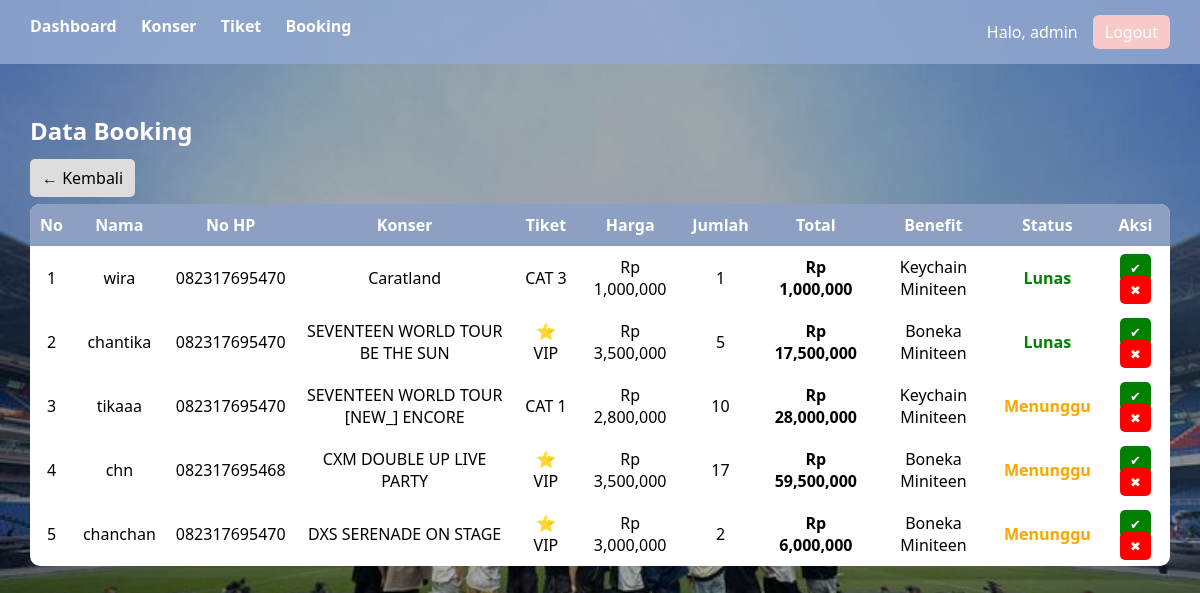
The page /admin/booking.php (signed in) on the database its author committed.
### tables this page shows
CREATE TABLE `booking` (
  `id_booking` int(11) NOT NULL,
  `nama` varchar(100) DEFAULT NULL,
  `no_hp` varchar(15) NOT NULL,
  `id_tiket` int(11) DEFAULT NULL,
  `jumlah` int(11) DEFAULT NULL,
  `total` int(11) DEFAULT NULL,
  `status` varchar(50) DEFAULT NULL
);

CREATE TABLE `konser` (
  `id_konser` int(11) NOT NULL,
  `nama_konser` varchar(100) DEFAULT NULL,
  `tanggal` date DEFAULT NULL,
  `lokasi` varchar(100) DEFAULT NULL,
  `gambar` varchar(255) DEFAULT NULL
);

CREATE TABLE `tiket` (
  `id_tiket` int(11) NOT NULL,
  `id_konser` int(11) DEFAULT NULL,
  `kategori` varchar(50) DEFAULT NULL,
  `harga` int(11) DEFAULT NULL,
  `stok` int(11) DEFAULT NULL,
  `benefit` text DEFAULT NULL
);

### admin/booking.php (the view, shortened to what this page needs)
<?php
include "koneksi.php";
?>
<!DOCTYPE html>
<html>
<head>
</head>
<body>
<div class="overlay">
<div class="navbar">
<div class="menu">
<a href="dashboard.php">Dashboard</a>
<a href="konser.php">Konser</a>
<a href="tiket.php">Tiket</a>
<a href="booking.php">Booking</a>
</div>
<div class="user">
<span>Halo, <?php echo $_SESSION['username']; ?></span>
<a href="logout.php" class="logout">Logout</a>
</div>
</div>
<div class="container">
<h2>Data Booking</h2>
<div style="margin-bottom:15px;">
<a href="dashboard.php"
style="background:#ddd;padding:8px 12px;border-radius:5px;text-decoration:none;color:black;">
← Kembali
</a>
</div>
<table>
<tr>
<th>No</th>
<th>Nama</th>
<th>No HP</th>
<th>Konser</th>
<th>Tiket</th>
<th>Harga</th>
<th>Jumlah</th>
<th>Total</th>
<th>Benefit</th>
<th>Status</th>
<th>Aksi</th>
</tr>
<?php
$no = 1;
$data = mysqli_query($conn,"
SELECT booking.*,
       konser.nama_konser,
       tiket.kategori,
       tiket.harga,
       tiket.benefit
FROM booking
JOIN tiket ON booking.id_tiket = tiket.id_tiket
JOIN konser ON tiket.id_konser = konser.id_konser
");
while($d = mysqli_fetch_assoc($data)){
$total = $d['harga'] * $d['jumlah'];
?>
<tr>
<td><?php echo $no++; ?></td>
<td><?php echo $d['nama']; ?></td>
<td><?php echo $d['no_hp']; ?></td>
<td><?php echo $d['nama_konser']; ?></td>
<td>
<?php
if($d['kategori']=="VIP"){
echo "⭐ VIP";
}else{
echo $d['kategori'];
}
?>
</td>
<td>Rp <?php echo number_format($d['harga']); ?></td>
<td><?php echo $d['jumlah']; ?></td>
<td><b>Rp <?php echo number_format($total); ?></b></td>
<td><?php echo $d['benefit']; ?></td>
<td>
<?php
if($d['status']=="Menunggu Pembayaran"){
echo "<span style='color:orange;font-weight:bold;'>Menunggu</span>";
}else if($d['status']=="Sudah Dibayar"){
echo "<span style='color:green;font-weight:bold;'>Lunas</span>";
}else{
echo "<span style='color:red;font-weight:bold;'>Batal</span>";
}
?>
</td>
<td>
<a href="status_booking.php?id=<?php echo $d['id_booking']; ?>&aksi=terima"
class="btn btn-terima">✔</a>
<a href="status_booking.php?id=<?php echo $d['id_booking']; ?>&aksi=tolak"
class="btn btn-tolak">✖</a>
</td>
</tr>
<?php } ?>
</table>
</div>
</div>
</body>
</html>

### admin/booking.php (style rules this page uses)
body { margin:0; font-family:'Segoe UI'; background:url('../assets/img/seventeen.jpg'); background-size:cover; background-position:center; }
.overlay { background:rgba(0,0,0,0.3); min-height:100vh; }
.navbar { background:rgba(146,168,209,0.85); padding:15px 30px; color:white; display:flex; justify-content:space-between; }
.menu a { margin-right:20px; color:white; text-decoration:none; font-weight:bold; }
.logout { background:#F7CAC9; padding:6px 12px; border-radius:6px; color:white; text-decoration:none; }
.user { display:flex; align-items:center; gap:15px; }
.container { padding:30px; }
h2 { color:white; }
.btn { padding:5px 10px; border-radius:5px; text-decoration:none; color:white; font-size:13px; }
.btn-terima { background:green; }
.btn-tolak { background:red; }
table { width:100%; background:white; border-radius:10px; overflow:hidden; border-collapse:collapse; }
th { background:#8da0c2; color:white; padding:10px; }
td { text-align:center; padding:10px; }

### rows shown on the page
booking: nama "wira", no_hp "082317695470", konser.nama_konser "Caratland", id_tiket.kategori "CAT 3", id_tiket.harga "1,000,000", jumlah "1", total "1,000,000", id_tiket.benefit "Keychain Miniteen", status "Lunas"
booking: nama "chantika", no_hp "082317695470", konser.nama_konser "SEVENTEEN WORLD TOUR BE THE SUN", shows "⭐ VIP", id_tiket.harga "3,500,000", jumlah "5", total "17,500,000", id_tiket.benefit "Boneka Miniteen", status "Lunas"
booking: nama "tikaaa", no_hp "082317695470", konser.nama_konser "SEVENTEEN WORLD TOUR [NEW_] ENCORE", id_tiket.kategori "CAT 1", id_tiket.harga "2,800,000", jumlah "10", total "28,000,000", id_tiket.benefit "Keychain Miniteen", shows "Menunggu"
booking: nama "chn", no_hp "082317695468", konser.nama_konser "CXM DOUBLE UP LIVE PARTY", shows "⭐ VIP", id_tiket.harga "3,500,000", jumlah "17", total "59,500,000", id_tiket.benefit "Boneka Miniteen", shows "Menunggu"
booking: nama "chanchan", no_hp "082317695470", konser.nama_konser "DXS SERENADE ON STAGE", shows "⭐ VIP", id_tiket.harga "3,000,000", jumlah "2", total "6,000,000", id_tiket.benefit "Boneka Miniteen", shows "Menunggu"

### other values the page prints
$_SESSION['username'] "admin"
